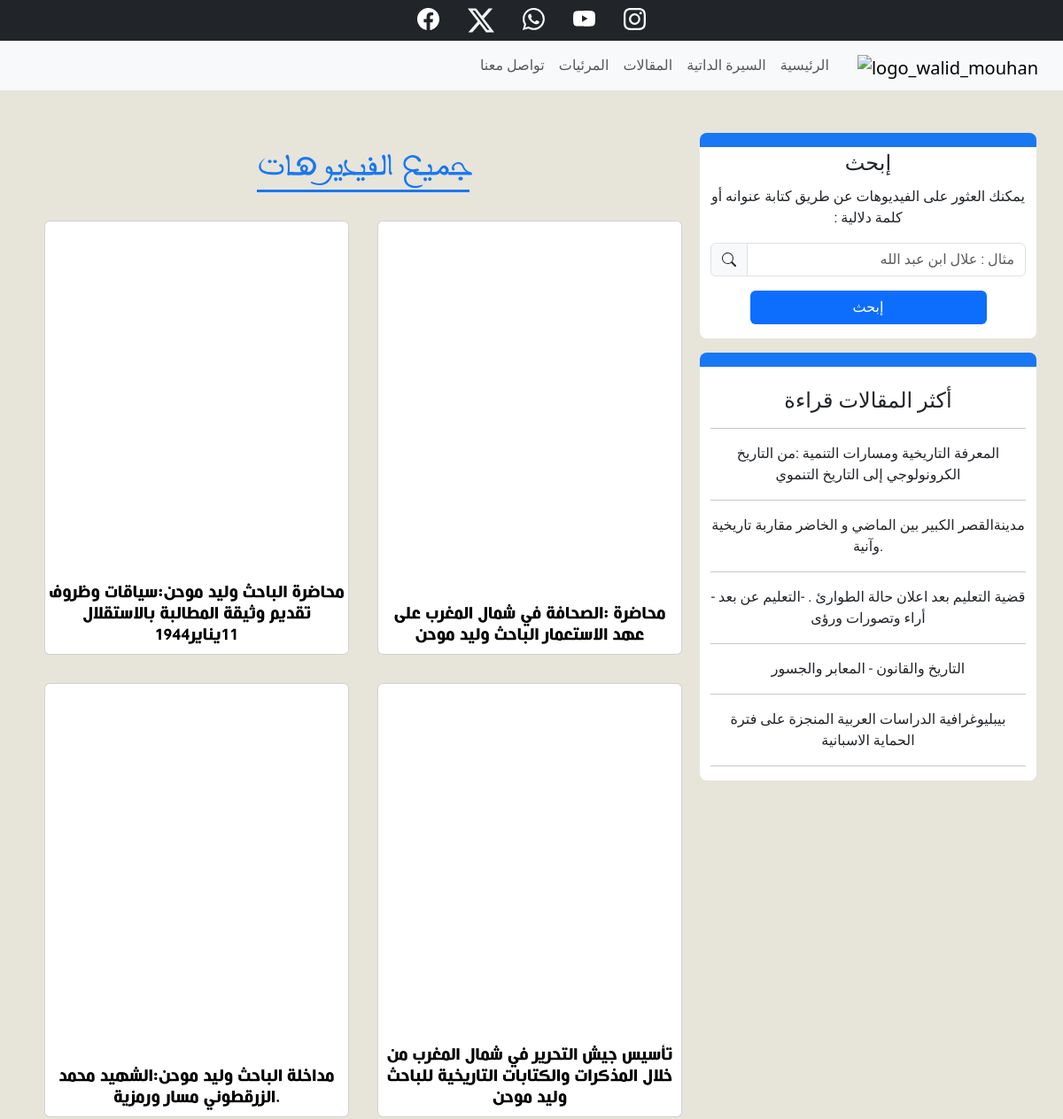
Before: /allvideos/ (upper part) with the older database file.
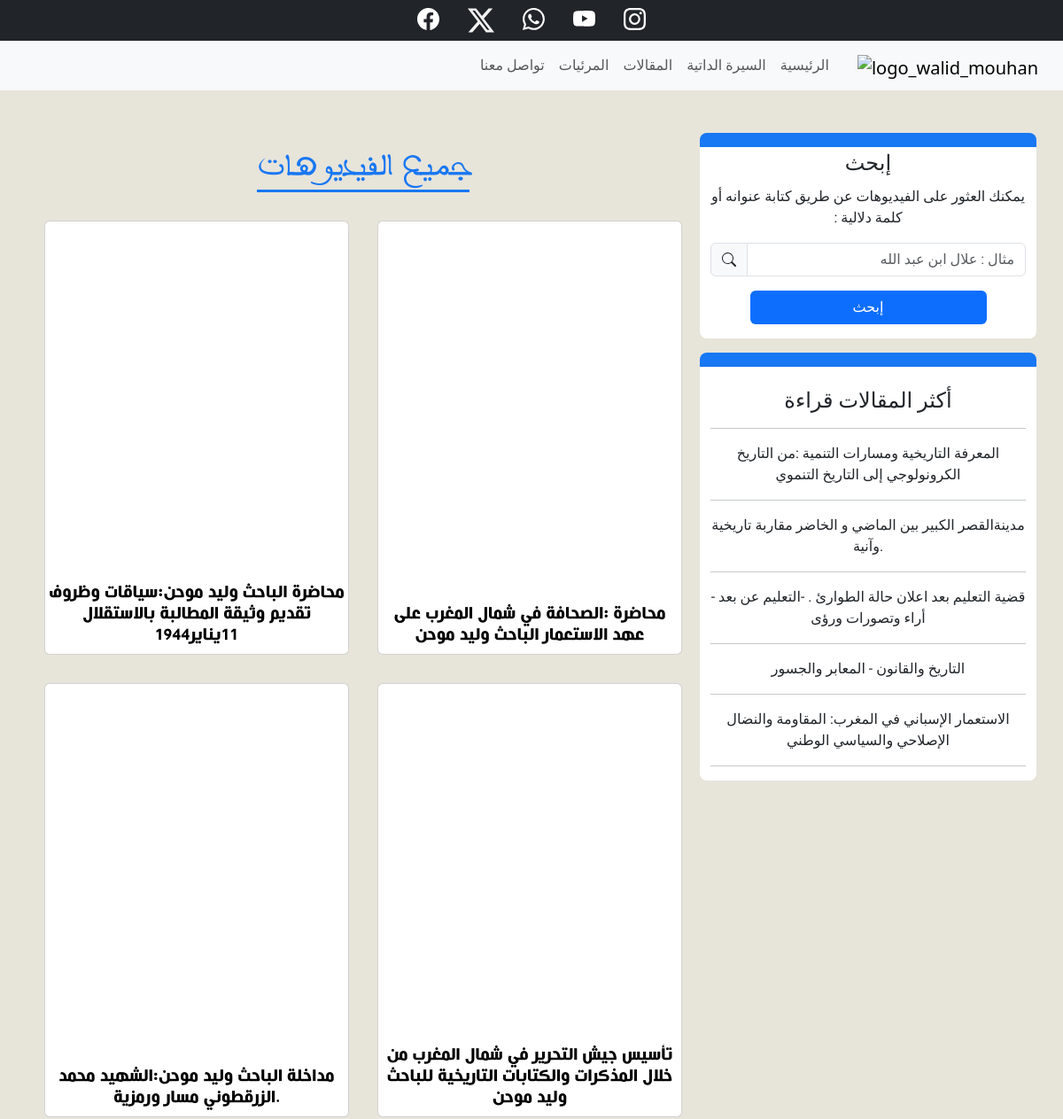
After: the same page with the newer database file.
### website/models.py (models this page shows, shortened)
class YoutubeVideos(models.Model):
    vidLink = models.CharField(max_length=1000, null=False, blank=False)
    title = models.CharField(max_length=1500, null=False, blank=False)
    created_at = models.DateTimeField(auto_now=True)

class Article(models.Model):
    title = models.CharField(max_length=500, null=False, blank=False)
    imgUrl = CloudinaryField('image', blank=True, null=True)
    content = models.TextField(null=True, blank=True)
    category = models.ForeignKey(Article_category, on_delete=models.CASCADE, null=True, blank=True)
    pdfID = models.CharField(max_length=500, null=True, blank=True)
    pdfUrlView = models.CharField(max_length=1500, null=True, blank=True)
    pdfUrlDownload = models.CharField(max_length=1500, null=True, blank=True)
    magazin = models.CharField(max_length=1500, null=True, blank=True)
    resume = models.TextField(max_length=5000, null=True, blank=True)
    puplished_day = models.DateField(null=True, blank=True)
    author = models.ForeignKey(User, on_delete=models.CASCADE, related_name="article_author")
    created_at = models.DateTimeField(auto_now=True)
    readCount = models.IntegerField(null=False, blank=False, default=0)
    downloadCount = models.IntegerField(null=False, blank=False, default=0)

### website/views.py (the view, shortened to what this page needs)
# urls.py: path('allvideos/', views.allVideos, name='all_videos'),
def allVideos(request):
    videos = YoutubeVideos.objects.all().order_by('-created_at')
    most_read = Article.objects.all().order_by('-readCount')[0:5]
    return render(request, 'website/allvideos.html', {
        'videos':videos,
        'most_read_artcles':most_read,
    })

### website/context_processors.py (called while the page is built)
def unseen_message_count(request):
    if request.user.is_authenticated:
        count = Message.objects.filter(sentTo=request.user, seen=False).count()
    else:
        count = 0
    return {'unseen_message_count': count}

### website/templates/website/allvideos.html (shortened to what this page needs)
{% extends 'website/layout.html' %}
{% block body %}
<div class="container mt-5">
    <div class="row">
        <div class="col-12 col-lg-8 p-3">
            <div class="col-12 section-articles-title">
                <a href="{%  url 'all_videos'%}" class="link">
                    <h1 class="section-title">جميع الفيديوهات</h1>
                </a>
            </div>
            <div class="row d-flex">
                {% for video in videos %}
                <div class="col-12 col-lg-6 p-2 order-last order-lg-first d-none d-lg-flex">
                    <div class="card m-2">
                        <iframe src="https://www.youtube.com/embed/{{ video.vidLink|slice:'-11:' }}" class="card-img-lg"
                            title="YouTube video player" frameborder="0"
                            allow="accelerometer; autoplay; clipboard-write; encrypted-media; gyroscope; picture-in-picture"
                            allowfullscreen>
                        </iframe>
                        <div class=" card-txt-lg-light d-flex flex-wrap">
                            <h5 class="card-title text-center mt-2"> {{video.title}} </h5>
                        </div>
                    </div>
                </div>
                {% endfor %}
            </div>
        </div>
        <div class="col-12 col-lg-4 order-first order-lg-last">
            <div class="row d-flex flex-column">
                <div class="col bg-white rounded rounded-3 text-center col-search">
                    <form action="{% url 'all_videos' %}" method="POST">
                        <fieldset>
                            <legend>إبحث</legend>
                            <p class="searchAll-text">يمكنك العثور على الفيديوهات عن طريق كتابة عنوانه أو كلمة دلالية :
                            </p>
                        </fieldset>
                        <div class="mb-3">
                            <div class="input-group mb-3">
                                <span class="input-group-text" id="basic-addon1">
                                    <svg xmlns="http://www.w3.org/2000/svg" width="16" height="16" fill="currentColor"
                                        class="bi bi-search" viewBox="0 0 16 16">
                                        <path
                                            d="M11.742 10.344a6.5 6.5 0 1 0-1.397 1.398h-.001q.044.06.098.115l3.85 3.85a1 1 0 0 0 1.415-1.414l-3.85-3.85a1 1 0 0 0-.115-.1zM12 6.5a5.5 5.5 0 1 1-11 0 5.5 5.5 0 0 1 11 0" />
                                    </svg>
                                </span>
                                <input type="text" class="form-control" placeholder="مثال : علال ابن عبد الله"
                                    aria-label="البحث" aria-describedby="basic-addon1" id="searchAll" name="search-For">
                            </div>
                        </div>
                        <button type="submit" class="btn bg-primary w-75 text-white mb-3">إبحث</button>
                    </form>
                </div>
                <div class="col bg-white rounded rounded-3 text-center mt-3 col-most-read pt-4">
                    <h4>أكثر المقالات قراءة</h4>
                    <hr>
                    {% for article in most_read_artcles %}
                    <a href="{% url 'articles' article.id %}" class="link text-dark most-read-link">
                        <div class="most-read">
                            <span class="most-article-title">{{article.title}}</span>
                            <hr>
                        </div>
                    </a>
                    {% endfor %}
                </div>
            </div>
        </div>
    </div>
</div>
{% endblock %}

### website/templates/website/layout.html (shortened to what this page needs)
{% load static %}
<!DOCTYPE html>
<html lang="en">
<head>
    <link rel="stylesheet" href="{% static 'website/CSS/style.css' %}">
    <link rel="stylesheet" href="{% static 'website/CSS/animations.css' %}">
    <link href="https://cdn.jsdelivr.net/npm/bootstrap@5.3.3/dist/css/bootstrap.min.css" rel="stylesheet"
>
</head>
<body>
    <section class="section-Social-platfroms-nav ">
        <nav class="nav bg-dark justify-content-center">
            <a class="nav-link nav-fb" aria-current="page" href="https://www.facebook.com/walid.mouhan" target="_blank"
                rel="noopener noreferrer">
            </a>
            <a class="nav-link nav-x" aria-current="page" href="#" target="_blank"
                rel="noopener noreferrer">
                <svg xmlns="http://www.w3.org/2000/svg" width="30" height="30" fill="#f1f1f1" class="bi bi-twitter-x"
                    viewBox="0 0 16 16">
                    <path
                        d="M12.6.75h2.454l-5.36 6.142L16 15.25h-4.937l-3.867-5.07-4.425 5.07H.316l5.733-6.57L0 .75h5.063l3.495 4.633L12.601.75Zm-.86 13.028h1.36L4.323 2.145H2.865z" />
                </svg>
            </a>
            <a class="nav-link nav-ws"
                href="https://wa.me/+212635187411?text=%D9%85%D8%B1%D8%AD%D8%A8%D8%A7%20%D8%B0.%D9%88%D9%84%D9%8A%D8%AF%20%D8%A3%D8%B1%D9%8A%D8%AF%20%D8%A3%D9%86%20%D8%A3%D8%B9%D8%B1%D9%81%20%D8%A7%D9%84%D9%85%D8%B2%D9%8A%D8%AF%20%D8%B9%D9%86%20%D9%85%D8%A7%20%D8%AC%D8%A7%D8%A1%20%D9%81%D9%8A%20%D9%85%D9%88%D9%82%D8%B9%D9%83%D9%85">
            </a>
            <a class="nav-link nav-yt" href="https://www.youtube.com/@mouhanwalid3912" target="_blank"
                rel="noopener noreferrer">
            </a>
            <a class="nav-link nav-ig" href="#">
            </a>
        </nav>
    </section>
    <nav class="navbar navbar-expand-lg sticky-top bg-body-tertiary">
        <div class="container-fluid">
            <a class="navbar-brand pb-0 ms-4 order-first order-lg-last" href="{% url 'index' %}">
                <img src="https://res.cloudinary.com/daeuundyc/image/upload/v1732371580/Walid_Project/logo-walid-main-60.png"
                    alt="logo_walid_mouhan">
            </a>
            <div class="collapse navbar-collapse" id="navbarTogglerDemo02">
                <ul class="navbar-nav ms-auto mb-2 mb-lg-0 ">
                    <li class="nav-item">
                        <a class="nav-link" aria-current="page" href="{% url 'index' %}#footer">تواصل معنا</a>
                    </li>
                    <li class="nav-item">
                        <a class="nav-link" aria-current="page" href="{%url 'all_videos'%}">المرئيات</a>
                    </li>
                    <li class="nav-item">
                        <a class="nav-link" aria-current="page" href="{%url 'all_articles'%}">المقالات</a>
                    </li>
                    <li class="nav-item">
                        <a class="nav-link" aria-current="page" href="{%url 'cv'%}">السيرة الداتية</a>
                    </li>
                    <li class="nav-item active">
                        <a class="nav-link" aria-current="page" href="{% url 'index' %}">الرئيسية</a>
                    </li>
                </ul>
            </div>
        </div>
    </nav>
    {% block body %}
    {% endblock %}
</body>
</html>

### website/static/website/CSS/style.css (style rules this page uses)
:root { --clr-background : #e7e4da; }
body { max-width: 100vw !important; background-color: var(--clr-background) !important; }
.nav-item { font-family: 'Alexandria', sans-serif; }
.nav-link { text-align: center !important; }
.section-articles-title, .section-bio { display: flex !important; flex-direction: column !important; align-items: center !important; justify-content: center !important; }
.section-title { font-family: 'Maghribi', sans-serif !important; color: #1877F2 !important; font-size: 2.5rem; border-bottom: 3px solid #1877F2; margin-bottom: 1rem !important; }
.card-img-lg { height: 50dvh !important; width: 100% !important; object-fit: cover; }
.card-txt-lg-light { color: #000; height: auto; margin-top: auto; display: flex; flex-direction: column; align-items: center; justify-content: end; }
.card-title { font-family: 'arabic-pro', sans-serif !important; }
#searchAll, .searchAll-text, .article-view-title, .article-view-infos-col, .form-login { direction: rtl !important; }
.col-search, .col-most-read { font-family: 'Alexandria', sans-serif; border-top: 1rem solid #1877F2; }
.link { text-decoration: none; }

Changed rows visible on the page:
no longer on this page (row unchanged): Article: title "بيبليوغرافية الدراسات العربية المنجزة على فترة الحماية الاسبانية"
now on this page (row edited): Article: title "الاستعمار الإسباني في المغرب: المقاومة والنضال الإصلاحي والسياسي الوطني"
